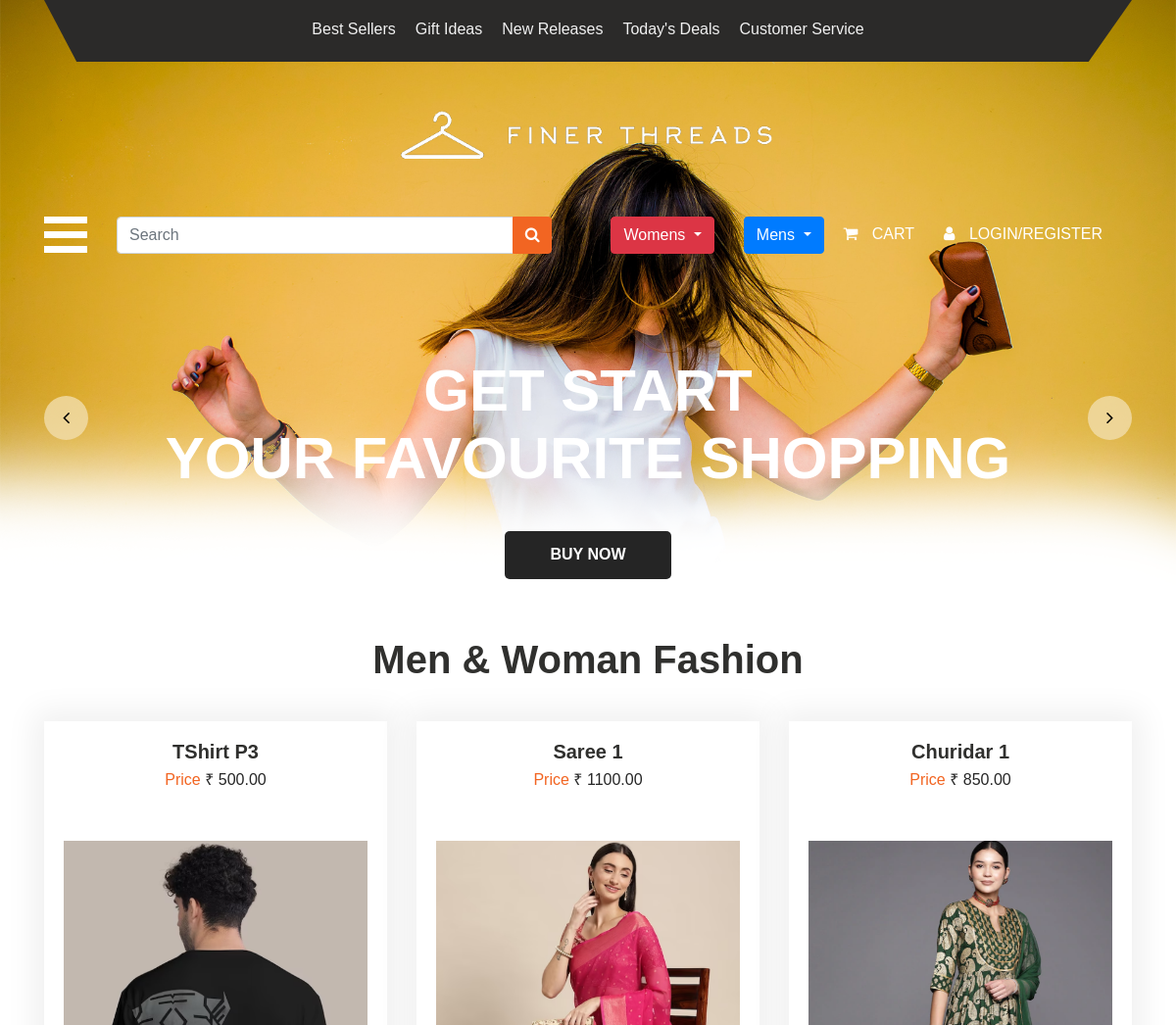
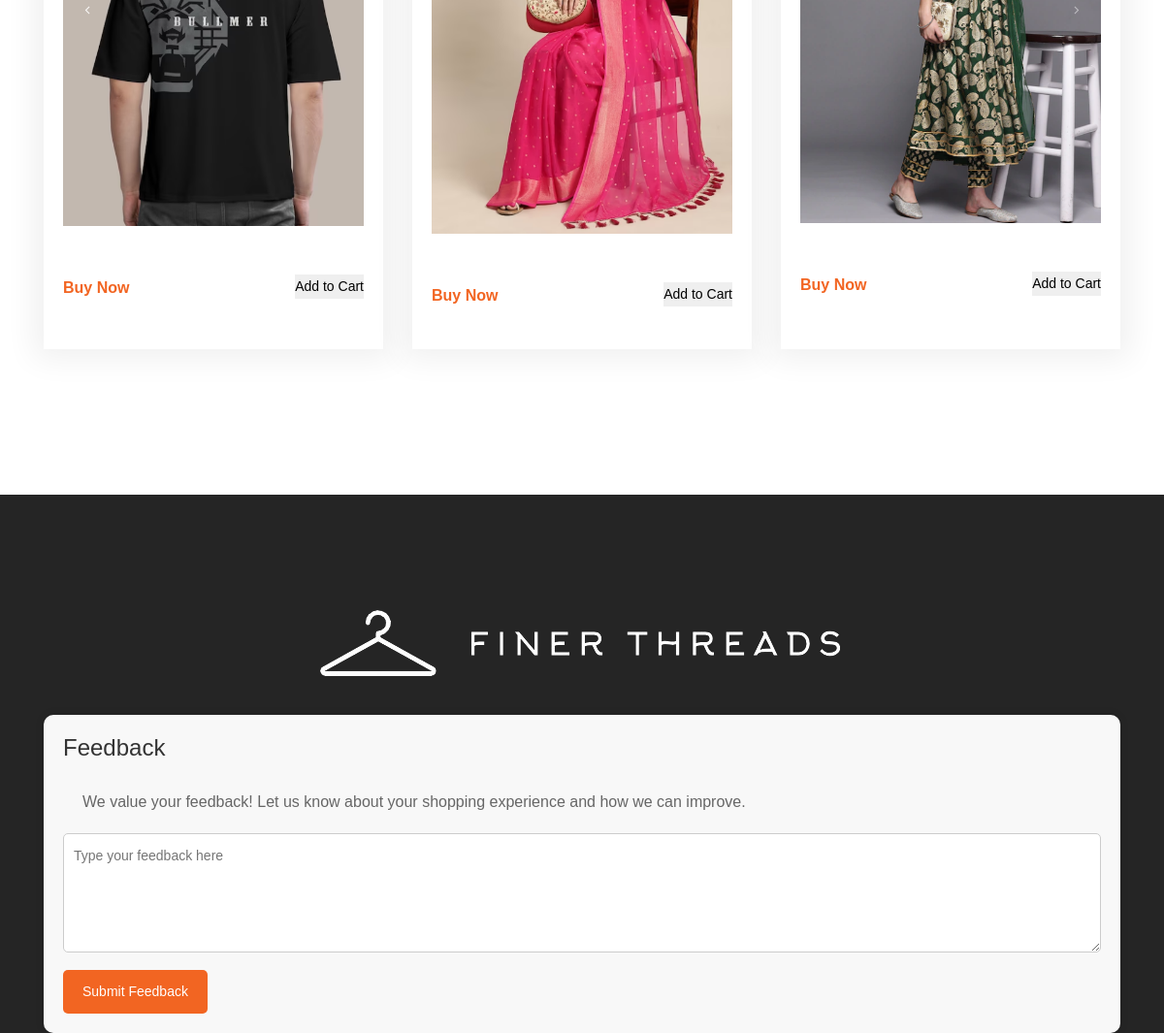
The page / on the database its author committed (2 pictures, top to bottom).
### finer/models.py (models this page shows, shortened)
class Product(models.Model):
    name = models.CharField(max_length=255)
    description = models.TextField()
    category = models.CharField(max_length=255)
    subtype = models.CharField(max_length=255, blank=True, null=True)
    image = models.ImageField(upload_to='product_images/', null=True, blank=True)
    price = models.DecimalField(max_digits=10, decimal_places=2)

### finer/views.py (the view)
# urls.py: path('', views.home, name='index'),
def home(request):
    random_products = Product.objects.all().order_by('?')[:3]
    return render(request, 'index.html', {'random_products': random_products})

### finer/templates/index.html (shortened to what this page needs)
{% load static %}
<!DOCTYPE html>
<html lang="en">
   <head>
      <link rel="stylesheet" type="text/css" href="{% static 'css/bootstrap.min.css' %}">
      <link rel="stylesheet" type="text/css" href="{% static 'css/style.css' %}">
      <link rel="stylesheet" href="{% static 'css/responsive.css' %}">
      <link rel="stylesheet" href="{% static 'css/jquery.mCustomScrollbar.min.css' %}">
      <link rel="stylesheet" type="text/css" href="https://stackpath.bootstrapcdn.com/font-awesome/4.7.0/css/font-awesome.min.css">
      <link rel="stylesheet" href="{% static 'css/owl.carousel.min.css' %}">
      <link rel="stylesheet" href="{% static 'css/owl.theme.default.min.css' %}">
      <link rel="stylesheet" href="https://cdnjs.cloudflare.com/ajax/libs/fancybox/2.1.5/jquery.fancybox.min.css" media="screen">
   </head>
   <body>
      <div class="banner_bg_main">
         <div class="container">
            <div class="header_section_top">
               <div class="row">
                  <div class="col-sm-12">
                     <div class="custom_menu">
                        <ul>
                           <li><a href="#">Best Sellers</a></li>
                           <li><a href="#">Gift Ideas</a></li>
                           <li><a href="#">New Releases</a></li>
                           <li><a href="#">Today's Deals</a></li>
                           <li><a href="#">Customer Service</a></li>
                        </ul>
                     </div>
                  </div>
               </div>
            </div>
         </div>
         <div class="logo_section">
            <div class="container">
               <div class="row">
                  <div class="col-sm-12">
                     <div class="logo"><a href="{% static 'index.html' %}"><img src="{% static 'images/logo.png' %}" width="400px"></a></div>
                  </div>
               </div>
            </div>
         </div>
         <div class="header_section">
            <div class="container">
               <div class="containt_main">
                  <span class="toggle_icon" onclick="openNav()"><img src="{% static 'images/toggle-icon.png' %}"></span>
                  <div class="main">
                     <div class="input-group">
                        <input type="text" class="form-control" placeholder="Search">
                        <div class="input-group-append">
                           <button class="btn btn-secondary" type="button" style="background-color: #f26522; border-color:#f26522 ">
                           <i class="fa fa-search"></i>
                           </button>
                        </div>
                     </div>
                  </div>
                  <div class="dropdown" id="fixedDropdown">
                     <button class="btn btn-danger dropdown-toggle" type="button" id="dropdownMenuButton" data-mdb-toggle="dropdown"
                             aria-expanded="false">
                         Womens
                     </button>
                 </div>
                 <div class="dropdown" id="fixedDropdown">
                  <button class="btn btn-primary dropdown-toggle" type="button" id="dropdownMenuButton" data-mdb-toggle="dropdown"
                          aria-expanded="false">
                      Mens
                  </button>
              </div>
                  <div class="header_box">
                     <div class="login_menu" >
                        <ul>
                           <li><a href="{%url 'login' %}">
                              <i class="fa fa-shopping-cart" aria-hidden="true"></i>
                              <span class="padding_10">Cart</span></a>
                           </li>
                           <li><a href="{%url 'create_user' %}">
                              <i class="fa fa-user" aria-hidden="true"></i>
                              <span class="padding_10">Login/Register</span></a>
                           </li>
                        </ul>
                     </div>
                  </div>
               </div>
            </div>
         </div>
         <div class="banner_section layout_padding">
            <div class="container">
               <div id="my_slider" class="carousel slide" data-ride="carousel">
                  <div class="carousel-inner">
                     <div class="carousel-item active">
                        <div class="row">
                           <div class="col-sm-12">
                              <h1 class="banner_taital">Get Start <br>Your favourite shopping</h1>
                              <div class="buynow_bt"><a href="#">Buy Now</a></div>
                           </div>
                        </div>
                     </div>
                  </div>
                  <a class="carousel-control-prev" href="#my_slider" role="button" data-slide="prev">
                  <i class="fa fa-angle-left"></i>
                  </a>
                  <a class="carousel-control-next" href="#my_slider" role="button" data-slide="next">
                  <i class="fa fa-angle-right"></i>
                  </a>
               </div>
            </div>
         </div>
      </div>
      <div class="fashion_section">
         <div class="container">
           <h1 class="fashion_taital">Men & Woman Fashion</h1>
           <div class="fashion_section_2">
             <div class="row">
               {% for product in random_products %}
                 <div class="col-lg-4 col-sm-4">
                   <div class="box_main">
                     <h4 class="shirt_text">{{ product.name }}</h4>
                     <p class="price_text">Price <span style="color: #262626;">₹ {{ product.price|floatformat:2 }}</span></p>
                     <div class="tshirt_img">
                       <img src="{{ product.image.url }}" alt="{{ product.name }}">
                     </div>
                     <div class="btn_main">
                        <div class="buy_bt">
                           <a href="#" onclick="showLoginMessage()">Buy Now</a>
                       </div>
                       <div class="seemore_bt">
                        <form action="#" onsubmit="showLoginMessage(); return false;">
                            <button type="submit">Add to Cart</button>
                        </form>
                    </div>
                     </div>
                   </div>
                 </div>
               {% endfor %}
             </div>
           </div>
         </div>
       </div>
                 <a class="carousel-control-prev" href="#main_slider" role="button" data-slide="prev">
                     <i class="fa fa-angle-left"></i>
                 </a>
                 <a class="carousel-control-next" href="#main_slider" role="button" data-slide="next">
                     <i class="fa fa-angle-right"></i>
                 </a>
     <div class="footer_section layout_padding">
      <div class="container">
         <div class="footer_logo"><a href="index.html"><img src="{% static 'images/footer.png' %}"></a></div>
         <div class="feedback_box">
            <h2>Feedback</h2>
            <p>We value your feedback! Let us know about your shopping experience and how we can improve.</p>
            <form action="{% url 'login' %}" method="post">
               <textarea name="feedback" placeholder="Type your feedback here" rows="4"></textarea>
               <button type="submit">Submit Feedback</button>
            </form>
         </div>
      </div>
   </div>
   </body>
</html>

### finer/templates/index.html (style rules this page uses)
body { margin: 0; font-family: 'Arial', sans-serif; }
.fashion_section_2 { display: flex; flex-wrap: wrap; justify-content: space-between; }
.box_main { width: 100%; height: 100%; box-sizing: border-box; margin-bottom: 20px; }
.tshirt_img { overflow: hidden; }
.tshirt_img img { width: 100%; height: 100%; object-fit: cover; }
.header_section { position: relative; z-index: 1; padding: 15px; }
.login_menu { padding-right: 20px; }
.login_menu ul li a { padding: 10px; }
.login_menu { padding-right: 20px; color: black; }
.feedback_box { background-color: #f8f8f8; padding: 20px; margin-top: 20px; border-radius: 10px; box-shadow: 0 0 10px rgba(0, 0, 0, 0.1); }
.feedback_box h2 { font-size: 24px; color: #333; }
.feedback_box p { font-size: 16px; color: #666; }
.feedback_box form { margin-top: 15px; }
.feedback_box textarea { width: 100%; padding: 10px; margin-bottom: 10px; border: 1px solid #ccc; border-radius: 5px; }
.feedback_box button { background-color: #f26522; color: #fff; padding: 10px 20px; border: none; border-radius: 5px; cursor: pointer; }

### rows shown on the page
Product: name "TShirt P3", price "500.00", image (picture)
Product: name "Saree 1", price "1100.00", image (picture)
Product: name "Churidar 1", price "850.00", image (picture)
